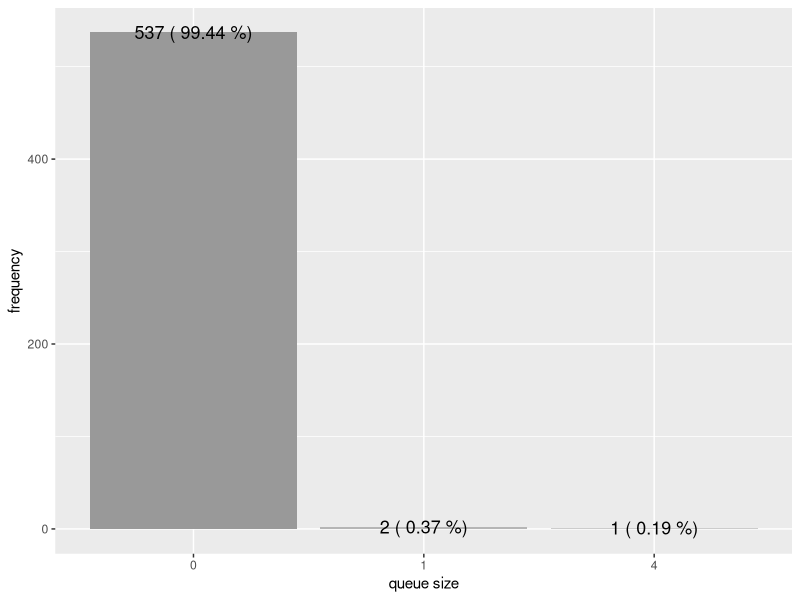

Write R code to recreate this figure.
library(ggplot2)

data <- read.table("simulation2.csv",header=TRUE,sep=",")
df <- data.frame(table(data$X19))
colnames(df) <- c("queue_size","frequency")
percent_labels <- paste(df$frequency,'(',round(df$frequency*100/540,2),'%)')

ggplot(data=df) + theme(legend.position = "none") + 
  scale_fill_grey(start=0.6, end=0.8) +
  geom_bar(aes(x=queue_size,y=frequency,fill=factor(queue_size)), stat="identity") +
  geom_text(aes(x=queue_size,y=frequency,label=percent_labels,size=1)) +
  scale_y_continuous("frequency") +
  scale_x_discrete("queue size")